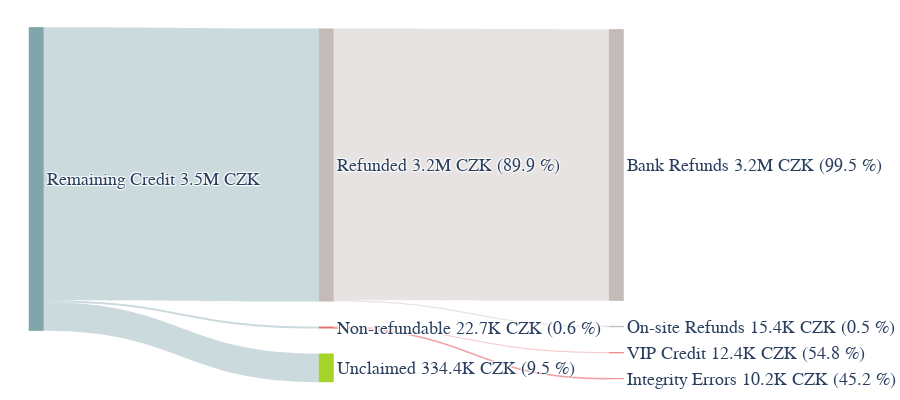

The code cell stored with this chart in its notebook:
### Code cell
import plotly.graph_objects as go
from dashboard_app._chart_utils import SankeyDiagram


def format_value(value, show_percentage=False, total=None, group_total=None):
	"""Format values with simplified formatting to match thesis"""
	val_str = format_price_short(value)

	if show_percentage:
		percentage = value / (total or group_total) * 100
		val_str = f'{val_str} ({format_percent(percentage)})'

	return val_str


# Create Sankey diagram
sankey = SankeyDiagram()

# Data preparation
remaining_amount = 353602800
refunded_amount = 317894600
non_refundable = 2265100
unclaimed = 33443100

# Add nodes (x,y will be overridden later)
sankey.add_node(
	'remaining',
	f'Remaining Credit {format_value(remaining_amount)}',
	0, 0, 'teal_gray'
)

sankey.add_node(
	'refunded',
	f'Refunded {format_value(refunded_amount, True, remaining_amount)}',
	0, 0, 'stone'
)

sankey.add_node(
	'non_refundable',
	f'Non-refundable {format_value(non_refundable, True, remaining_amount)}',
	0, 0, 'crimson'
)

sankey.add_node(
	'unclaimed',
	f'Unclaimed {format_value(unclaimed, True, remaining_amount)}',
	0, 0, 'lime'
)

sankey.add_node(
	'bank',
	f'Bank Refunds {format_value(316356700, True, group_total=refunded_amount)}',
	0, 0, 'stone'
)

sankey.add_node(
	'pos',
	f'On-site Refunds {format_value(1537900, True, group_total=refunded_amount)}',
	0, 0, 'stone'
)

sankey.add_node(
	'vip',
	f'VIP Credit {format_value(1240500, True, group_total=non_refundable)}',
	0, 0, 'crimson'
)

sankey.add_node(
	'integrity',
	f'Integrity Errors {format_value(1024600, True, group_total=non_refundable)}',
	0, 0, 'crimson'
)

# Add invisible target nodes for final layer
sankey.add_node(
	'bank_end',
	'',  # Empty label
	0, 0, 'white'  # White color makes it invisible
)

sankey.add_node(
	'pos_end',
	'',
	0, 0, 'white'
)

sankey.add_node(
	'vip_end',
	'',
	0, 0, 'white'
)

sankey.add_node(
	'integrity_end',
	'',
	0, 0, 'white'
)

# Add flows
sankey.add_flow('remaining', 'refunded', refunded_amount, 'teal_gray')
sankey.add_flow('remaining', 'non_refundable', non_refundable, 'teal_gray')
sankey.add_flow('remaining', 'unclaimed', unclaimed, 'teal_gray')

sankey.add_flow('refunded', 'bank', 316356700, 'stone')
sankey.add_flow('refunded', 'pos', 1537900, 'stone')
sankey.add_flow('non_refundable', 'vip', 1240500, 'crimson')
sankey.add_flow('non_refundable', 'integrity', 1024600, 'crimson')

# Add tiny flows to invisible nodes
sankey.add_flow('bank', 'bank_end', 1, 'white')
sankey.add_flow('pos', 'pos_end', 1, 'white')
sankey.add_flow('vip', 'vip_end', 1, 'white')
sankey.add_flow('integrity', 'integrity_end', 1, 'white')

# Get the plotly dict and override positioning
plotly_dict = sankey.to_plotly()
node_dict = plotly_dict['node']

# Update node positions to move final stage more to the right
# Update node positions
node_dict.update(
	{
		'x': [
			0.05,  # Remaining Credit (moved left from 0.1)
			0.45,  # Refunded
			0.45,  # Non-refundable
			0.45,  # Unclaimed
			0.85,  # Bank Refunds
			0.85,  # On-site Refunds
			0.85,  # VIP Credit
			0.85,  # Integrity Errors
			1.0,  # Bank end (invisible)
			1.0,  # POS end (invisible)
			1.0,  # VIP end (invisible)
			1.0  # Integrity end (invisible)
		],
		'y': [
			0.44,  # Remaining Credit
			0.4,  # Refunded
			0.6,  # Non-refundable
			0.7,  # Unclaimed
			0.4,  # Bank Refunds
			0.5,  # On-site Refunds
			0.7,  # VIP Credit
			0.7,  # Integrity Errors
			0.75,  # Bank end
			0.75,  # POS end
			0.75,  # VIP end
			0.75  # Integrity end
		],
		'pad': 25,
		'thickness': 15,
		'line': { 'color': "black", 'width': 0 }
	}
)

# Create figure with updated font and positioning
fig = go.Figure(
	data=[go.Sankey(
		arrangement="snap",
		node=node_dict,
		link={
			**plotly_dict['link'],
			'color': [*[c for c in plotly_dict['link']['color'][:-4]],
			          *['rgba(255,255,255,0)'] * 4]  # Make last 4 flows invisible
		},
		textfont={
			"size": 18,
			"family": "serif"
		}
	)]
)

# Update layout with consistent font
fig.update_layout(
	font=dict(
		family="serif",  # Match your pyplot serif font
		size=14
	),
	paper_bgcolor='white',
	plot_bgcolor='white',
	width=900,
	height=400,
	# Increase right margin to accommodate labels
	margin=dict(t=25, l=0, r=175, b=25),
	annotations=[
		# dict(
		# 	x=0.5,
		# 	y=-0.3,
		# 	xref='paper',
		# 	yref='paper',
		# 	text='Note: Percentages in groups are relative to Remaining Credit,<br>while percentages in detail nodes are relative to their respective group totals',
		# 	showarrow=False,
		# 	font=dict(size=18, family="\"Computer Modern Sans\", serif"),
		# 	align='center'
		# )
	]
)

# Save with high quality
# fig.write_image("credit_flow_thesis.pdf", scale=4)
# fig.write_image("credit_flow_thesis.png", scale=4, width=2400, height=1400)
# fig.write_html("credit_flow_thesis.html")
fig.write_image("./thesis/results/rq3-remaining-balances.png", scale=4, width=900, height=400)
fig.show()

### Figure 1 — Plotly figure (JSON) as saved in the notebook; plotly's stock layout.template omitted (floating-point values rounded to 4 significant figures)
{"data": [{"arrangement": "snap", "link": {"color": ["rgba(108, 150, 157, 0.35)", "rgba(108, 150, 157, 0.35)", "rgba(108, 150, 157, 0.35)", "rgba(186, 176, 172, 0.35)", "rgba(186, 176, 172, 0.35)", "rgba(225, 87, 89, 0.35)", "rgba(225, 87, 89, 0.35)", "rgba(255,255,255,0)", "rgba(255,255,255,0)", "rgba(255,255,255,0)", "rgba(255,255,255,0)"], "source": [0, 0, 0, 1, 1, 2, 2, 4, 5, 6, 7], "target": [1, 2, 3, 4, 5, 6, 7, 8, 9, 10, 11], "value": [317894600, 2265100, 33443100, 316356700, 1537900, 1240500, 1024600, 1, 1, 1, 1]}, "node": {"color": ["rgba(108, 150, 157, 0.85)", "rgba(186, 176, 172, 0.85)", "rgba(225, 87, 89, 0.85)", "rgba(151, 204, 4, 0.85)", "rgba(186, 176, 172, 0.85)", "rgba(186, 176, 172, 0.85)", "rgba(225, 87, 89, 0.85)", "rgba(225, 87, 89, 0.85)", "rgba(255, 255, 255, 0.85)", "rgba(255, 255, 255, 0.85)", "rgba(255, 255, 255, 0.85)", "rgba(255, 255, 255, 0.85)"], "label": ["Remaining Credit 3.5M CZK", "Refunded 3.2M CZK (89.9 %)", "Non-refundable 22.7K CZK (0.6 %)", "Unclaimed 334.4K CZK (9.5 %)", "Bank Refunds 3.2M CZK (99.5 %)", "On-site Refunds 15.4K CZK (0.5 %)", "VIP Credit 12.4K CZK (54.8 %)", "Integrity Errors 10.2K CZK (45.2 %)", "", "", "", ""], "line": {"color": "black", "width": 0}, "pad": 25, "thickness": 15, "x": [0.05, 0.45, 0.45, 0.45, 0.85, 0.85, 0.85, 0.85, 1.0, 1.0, 1.0, 1.0], "y": [0.44, 0.4, 0.6, 0.7, 0.4, 0.5, 0.7, 0.7, 0.75, 0.75, 0.75, 0.75]}, "textfont": {"family": "serif", "size": 18}, "type": "sankey"}], "layout": {"font": {"family": "serif", "size": 14}, "margin": {"t": 25, "l": 0, "r": 175, "b": 25}, "paper_bgcolor": "white", "plot_bgcolor": "white", "width": 900, "height": 400}}
